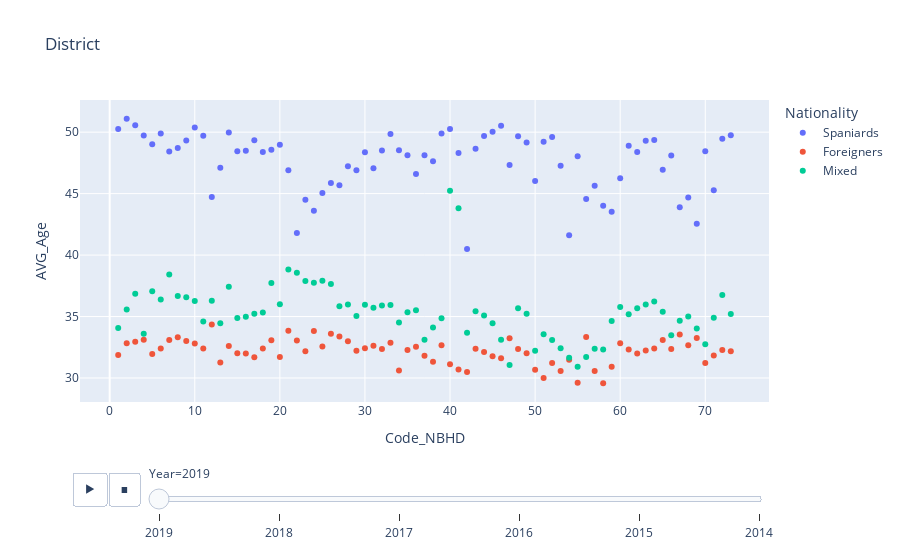

The code cell stored with this chart in its notebook:
### Code cell
fig = px.scatter(compo, x='Code_NBHD', y='AVG_Age', title="District",  color="Nationality", animation_frame="Year")
fig.show()

### Figure 1 — Plotly figure (JSON) as saved in the notebook; plotly's stock layout.template omitted (floating-point values rounded to 4 significant figures)
{"data": [{"hovertemplate": "Nationality=Spaniards<br>Year=2019<br>Code_NBHD=%{x}<br>AVG_Age=%{y}<extra></extra>", "legendgroup": "Spaniards", "marker": {"color": "#636efa", "symbol": "circle"}, "mode": "markers", "name": "Spaniards", "orientation": "v", "showlegend": true, "type": "scatter", "x": [1, 2, 3, 4, 5, 6, 7, 8, 9, 10, 11, 12, 13, 14, 15, 16, 17, 18, 19, 20, 21, 22, 23, 24, 25, 26, 27, 28, 29, 30, 31, 32, 33, 34, 35, 36, 37, 38, 39, 40, 41, 42, 43, 44, 45, 46, 47, 48, 49, 50, 51, 52, 53, 54, 55, 56, 57, 58, 59, 60, 61, 62, 63, 64, 65, 66, 67, 68, 69, 70, 71, 72, 73], "xaxis": "x", "y": [50.25, 51.08, 50.57, 49.73, 49.02, 49.89, 48.44, 48.71, 49.33, 50.38, 49.7, 44.73, 47.1, 49.97, 48.45, 48.5, 49.34, 48.39, 48.57, 48.97, 46.9, 41.8, 44.5, 43.61, 45.05, 45.87, 45.68, 47.22, 46.91, 48.37, 47.06, 48.51, 49.85, 48.52, 48.12, 46.6, 48.12, 47.64, 49.9, 50.25, 48.3, 40.49, 48.65, 49.69, 50.04, 50.51, 47.33, 49.68, 49.15, 46.03, 49.21, 49.61, 47.26, 41.61, 48.04, 44.55, 45.63, 44.01, 43.52, 46.24, 48.9, 48.39, 49.3, 49.36, 46.94, 48.11, 43.9, 44.68, 42.55, 48.45, 45.27, 49.46, 49.76], "yaxis": "y"}, {"hovertemplate": "Nationality=Foreigners<br>Year=2019<br>Code_NBHD=%{x}<br>AVG_Age=%{y}<extra></extra>", "legendgroup": "Foreigners", "marker": {"color": "#EF553B", "symbol": "circle"}, "mode": "markers", "name": "Foreigners", "orientation": "v", "showlegend": true, "type": "scatter", "x": [1, 2, 3, 4, 5, 6, 7, 8, 9, 10, 11, 12, 13, 14, 15, 16, 17, 18, 19, 20, 21, 22, 23, 24, 25, 26, 27, 28, 29, 30, 31, 32, 33, 34, 35, 36, 37, 38, 39, 40, 41, 42, 43, 44, 45, 46, 47, 48, 49, 50, 51, 52, 53, 54, 55, 56, 57, 58, 59, 60, 61, 62, 63, 64, 65, 66, 67, 68, 69, 70, 71, 72, 73], "xaxis": "x", "y": [31.88, 32.83, 32.94, 33.11, 31.96, 32.4, 33.09, 33.32, 33.02, 32.8, 32.4, 34.35, 31.27, 32.61, 32.02, 31.98, 31.69, 32.41, 33.07, 31.71, 33.84, 33.06, 32.18, 33.82, 32.57, 33.61, 33.37, 32.99, 32.21, 32.41, 32.62, 32.35, 32.86, 30.62, 32.28, 32.54, 31.81, 31.33, 32.66, 31.12, 30.7, 30.49, 32.39, 32.12, 31.78, 31.61, 33.24, 32.36, 32.02, 30.66, 30.01, 31.23, 30.57, 31.49, 29.62, 33.33, 30.58, 29.58, 30.92, 32.82, 32.32, 32, 32.23, 32.41, 33.1, 32.37, 33.54, 32.67, 33.25, 31.21, 31.84, 32.27, 32.17], "yaxis": "y"}, {"hovertemplate": "Nationality=Mixed<br>Year=2019<br>Code_NBHD=%{x}<br>AVG_Age=%{y}<extra></extra>", "legendgroup": "Mixed", "marker": {"color": "#00cc96", "symbol": "circle"}, "mode": "markers", "name": "Mixed", "orientation": "v", "showlegend": true, "type": "scatter", "x": [1, 2, 3, 4, 5, 6, 7, 8, 9, 10, 11, 12, 13, 14, 15, 16, 17, 18, 19, 20, 21, 22, 23, 24, 25, 26, 27, 28, 29, 30, 31, 32, 33, 34, 35, 36, 37, 38, 39, 40, 41, 42, 43, 44, 45, 46, 47, 48, 49, 50, 51, 52, 53, 54, 55, 56, 57, 58, 59, 60, 61, 62, 63, 64, 65, 66, 67, 68, 69, 70, 71, 72, 73], "xaxis": "x", "y": [34.08, 35.56, 36.85, 33.59, 37.06, 36.38, 38.42, 36.66, 36.57, 36.25, 34.59, 36.27, 34.46, 37.43, 34.87, 34.98, 35.23, 35.33, 37.74, 36.0, 38.83, 38.56, 37.89, 37.75, 37.92, 37.65, 35.84, 35.97, 35.04, 35.95, 35.71, 35.89, 35.94, 34.51, 35.36, 35.52, 33.11, 34.1, 34.86, 45.23, 43.82, 33.68, 35.43, 35.09, 34.45, 33.11, 31.06, 35.68, 35.23, 32.22, 33.56, 33.1, 32.41, 31.65, 30.91, 31.71, 32.38, 32.31, 34.63, 35.77, 35.18, 35.68, 35.98, 36.23, 35.39, 33.48, 34.66, 35.01, 34.02, 32.74, 34.9, 36.76, 35.22], "yaxis": "y"}], "layout": {"legend": {"title": {"text": "Nationality"}, "tracegroupgap": 0}, "sliders": [{"active": 0, "currentvalue": {"prefix": "Year="}, "len": 0.9, "pad": {"b": 10, "t": 60}, "steps": [{"args": [["2019"], {"frame": {"duration": 0, "redraw": false}, "fromcurrent": true, "mode": "immediate", "transition": {"duration": 0, "easing": "linear"}}], "label": "2019", "method": "animate"}, {"args": [["2018"], {"frame": {"duration": 0, "redraw": false}, "fromcurrent": true, "mode": "immediate", "transition": {"duration": 0, "easing": "linear"}}], "label": "2018", "method": "animate"}, {"args": [["2017"], {"frame": {"duration": 0, "redraw": false}, "fromcurrent": true, "mode": "immediate", "transition": {"duration": 0, "easing": "linear"}}], "label": "2017", "method": "animate"}, {"args": [["2016"], {"frame": {"duration": 0, "redraw": false}, "fromcurrent": true, "mode": "immediate", "transition": {"duration": 0, "easing": "linear"}}], "label": "2016", "method": "animate"}, {"args": [["2015"], {"frame": {"duration": 0, "redraw": false}, "fromcurrent": true, "mode": "immediate", "transition": {"duration": 0, "easing": "linear"}}], "label": "2015", "method": "animate"}, {"args": [["2014"], {"frame": {"duration": 0, "redraw": false}, "fromcurrent": true, "mode": "immediate", "transition": {"duration": 0, "easing": "linear"}}], "label": "2014", "method": "animate"}], "x": 0.1, "xanchor": "left", "y": 0, "yanchor": "top"}], "title": {"text": "District"}, "updatemenus": [{"buttons": [{"args": [null, {"frame": {"duration": 500, "redraw": false}, "fromcurrent": true, "mode": "immediate", "transition": {"duration": 500, "easing": "linear"}}], "label": "&#9654;", "method": "animate"}, {"args": [[null], {"frame": {"duration": 0, "redraw": false}, "fromcurrent": true, "mode": "immediate", "transition": {"duration": 0, "easing": "linear"}}], "label": "&#9724;", "method": "animate"}], "direction": "left", "pad": {"r": 10, "t": 70}, "showactive": false, "type": "buttons", "x": 0.1, "xanchor": "right", "y": 0, "yanchor": "top"}], "xaxis": {"anchor": "y", "domain": [0, 1], "title": {"text": "Code_NBHD"}}, "yaxis": {"anchor": "x", "domain": [0, 1], "title": {"text": "AVG_Age"}}}}
